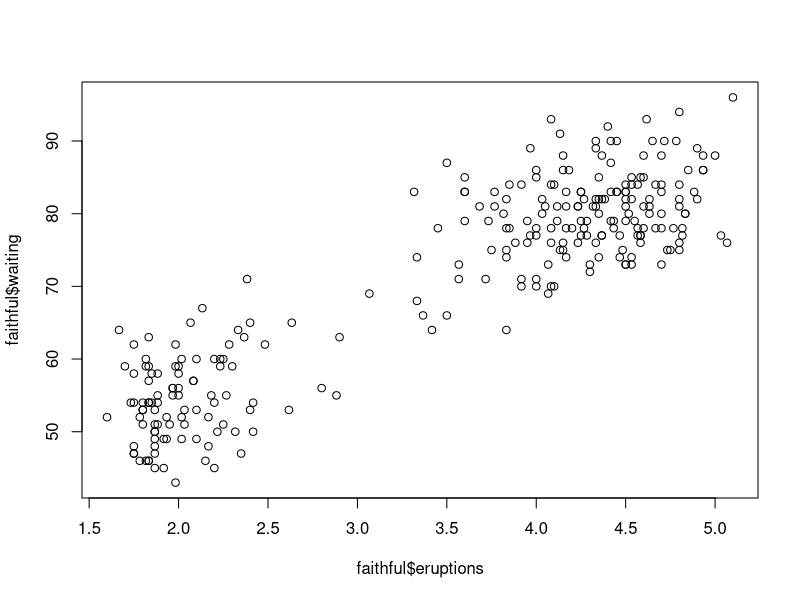
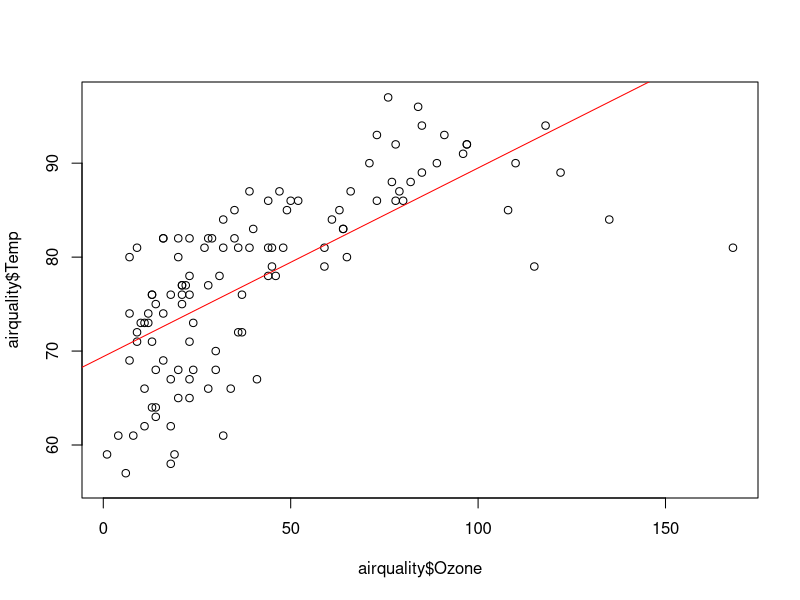
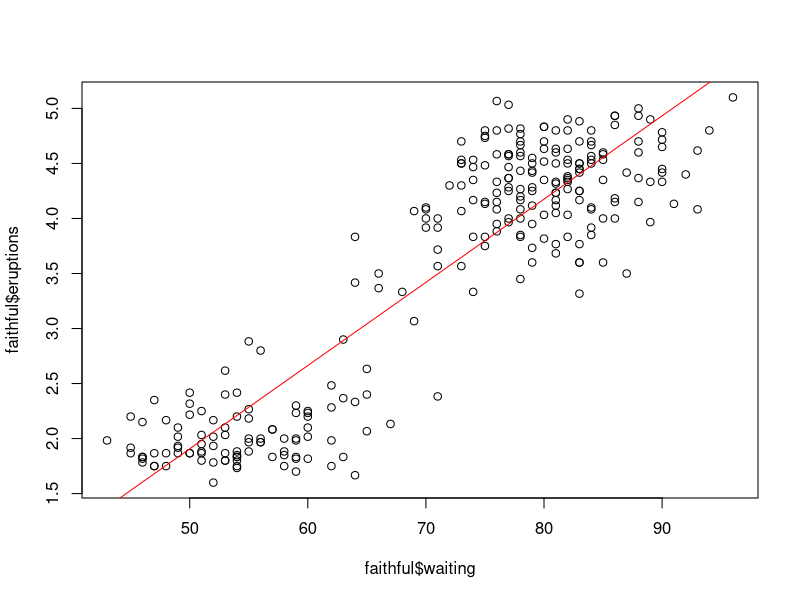

Recreate these plots in R, in order.
## Hannah Schaefer

## Exercise 1 Using dataset "faithful"
data(faithful)
plot(faithful$eruptions,faithful$waiting)
cor(faithful[, c("waiting", "eruptions")], use="na.or.complete")

## There is a positive correlation between waiting time and eruption. When eruption
## increases by a unit of 1, there is a 90 percent chance that waiting will increase 
## by a value of 1. When waiting increases by 1, then there is a 90 percent chance that 
## eruption will increase by 1.


## Exercise 2
## part 1
airqualitymodel = lm(Temp~Ozone, data=airquality)
plot(airquality$Ozone, airquality$Temp)
abline(lm(Temp~Ozone, data=airquality), col="red")
summary(airqualitymodel)

## There is a positive correlation between Ozone and Temperature, so as Ozone increases, 
## temperature will increase. As temperature increases, ozone also increases. The data fit the
## graph with an R^2 value of 0.49. So the model explains almost 50% of the data. There was
## also a significant p value where p<2.2e-16.

## part 2
model2 = lm(eruptions~waiting, data=faithful)
plot(faithful$waiting, faithful$eruptions)
abline(lm(eruptions~waiting, data=faithful), col="red")
summary(model2)

## There is a positive correlation between waiting time and eruption time. As the waiting
## time increases and becomes longer, the eruption time becomes longer as well. The data fit
## the graph with an R^2 value of 0.81. This means the model explains about 81% of the data.
## The model also had a significant p value <2.2e-16.

## Exercise 3
resairquality = residuals(airqualitymodel)
RSSairquality= sum(resairquality^2)
RSSairquality
## RSS = 5300.725
## This RSS value is large and suggests a poor fit of the model to the data.
RSEairquality = sqrt(RSSairquality/summary(airqualitymodel)$df[2])
RSEairquality
## RSE = 6.818914
## The RSE value is greater than 0, suggesting the data do not completely fit the model.
MSEairquality = RSSairquality/summary(airqualitymodel)$df[2]
MSEairquality
## MSE = 46.49759
## MSE tells us how close the regression line is to our data points. This value is quite
## a bit larger than 0, suggesting the model might not fit the data very well.

### Oscar's comments: 
# NO! RES and MSE will always be larger than zero. 
# It is the relative quantity of RSS to SSY (sum of square of response variable) that determines the goodness of fit of the model.
# The MSE can be used to see which model explain the response variable better (by judging the relative ratio of the MSE of the two models).
# Also, if you have a model that fit the data completely. You are probably over fitting the data, which is not a good sign. 
